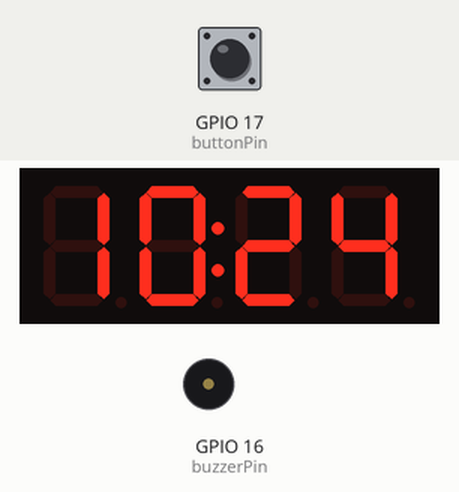
This sketch was run on a simulated ESP32. On the bench: 4-digit seven-segment display, buzzer (waves = sounding, pin HIGH). Inputs (shaded band) come from the test bench; at power-on: GPIO 17 (buttonPin) HIGH. WiFi joins after 1.5 s; servers stay silent unless stated; the local clock reads 2024-03-15 10:24:30 at power-on unless the sketch sets it; what the sketch prints to the serial monitor is not drawn.

Above: at 3.2 s.
3.3 s: GPIO 17 (buttonPin) pulled LOW for 0.15 s
At 31.2 s:
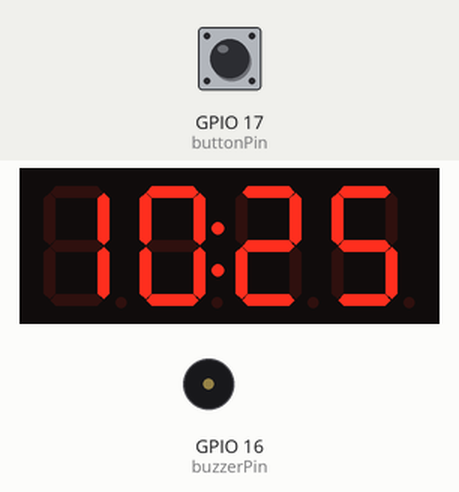
Timing chart, 0 to 31.5 s (numbered marks = the images above; inputs shaded):
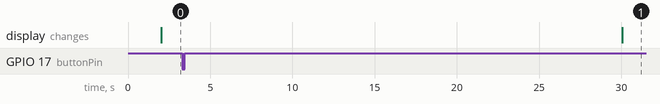

The sketch:

main.ino
```cpp
#include <Wire.h>
#include <RTClib.h>
#include <WiFi.h>
#include <WebServer.h>
#include <TM1637Display.h>

#define CLK 26  // TM1637 Clock pin (IO26)
#define DIO 25  // TM1637 Data pin (IO25)

// Wi-Fi credentials
const char* ssid = "asd";
const char* password = "123";

// Alarm hour and minute settings
int alarmHour = 7;    // Default alarm time set to 07:00
int alarmMinute = 0;
bool alarmSet = false; // Is the alarm set?

// Modules
RTC_DS3231 rtc;
TM1637Display display(CLK, DIO);
WebServer server(80);

const int buzzerPin = 16; // Buzzer pin (IO16)
const int buttonPin = 17; // Button pin to stop the alarm (IO17)

// Web page content
String webpage = "<html><head><title>Alarm Setup</title>"
                 "<style>"
                 "body { font-family: Arial, sans-serif; text-align: center; }"
                 "h1 { color: #333; }"
                 "form { margin: 20px auto; width: 300px; padding: 20px; border: 1px solid #ddd; background: #f9f9f9; }"
                 "label { display: block; font-weight: bold; margin: 10px 0 5px; }"
                 "input[type='number'] { width: 100%; padding: 8px; margin: 5px 0 10px; }"
                 "input[type='submit'] { padding: 10px 20px; font-size: 16px; color: #fff; background-color: #5cb85c; border: none; cursor: pointer; }"
                 "</style>"
                 "</head><body><h1>Set Alarm</h1>"
                 "<form action=\"/setalarm\" method=\"POST\">"
                 "<label>Alarm Hour: </label><input type=\"number\" name=\"hour\" min=\"0\" max=\"23\" required><br>"
                 "<label>Alarm Minute: </label><input type=\"number\" name=\"minute\" min=\"0\" max=\"59\" required><br>"
                 "<input type=\"submit\" value=\"Set Alarm\">"
                 "</form><p><a href=\"/\">Home</a></p>";

String alarmSetPage = "<html><body><h2>Alarm Set to: ";

String getAlarmTime() {
  return String(alarmHour) + ":" + (alarmMinute < 10 ? "0" : "") + String(alarmMinute);
}

// Connect to Wi-Fi
void connectToWiFi() {
  Serial.print("Connecting to Wi-Fi...");
  WiFi.begin(ssid, password);

  while (WiFi.status() != WL_CONNECTED) {
    delay(1000);
    Serial.print(".");
  }
  Serial.println("\nConnected to Wi-Fi!");
  Serial.print("IP Address: ");
  Serial.println(WiFi.localIP());
}

// Display the main webpage
void handleRoot() {
  server.send(200, "text/html", webpage);
}

// Alarm setup function
void handleSetAlarm() {
  if (server.hasArg("hour") && server.hasArg("minute")) {
    alarmHour = server.arg("hour").toInt();
    alarmMinute = server.arg("minute").toInt();
    alarmSet = true;
    Serial.print("Alarm set to ");
    Serial.print(alarmHour);
    Serial.print(":");
    Serial.println(alarmMinute);
    String pageContent = alarmSetPage + getAlarmTime() + "</h2><p><a href=\"/\">Back to Home</a></p></body></html>";
    server.send(200, "text/html", pageContent);
  } else {
    server.send(400, "text/html", "<html><body><h2>Invalid Input</h2><p><a href=\"/\">Back to Home</a></p></body></html>");
  }
}

// Stop the alarm function
void stopAlarm() {
  digitalWrite(buzzerPin, LOW); // Turn off the buzzer
  alarmSet = false;             // Reset the alarm
  Serial.println("Alarm stopped.");
}

void setup() {
  Serial.begin(115200);
  connectToWiFi();

  // Initialize the RTC module
  Wire.begin(18, 19); // RTC: SDA = IO18, SCL = IO19
  if (!rtc.begin()) {
    Serial.println("RTC module not found!");
    while (1);
  }

  // Buzzer and button pin setup
  pinMode(buzzerPin, OUTPUT);
  pinMode(buttonPin, INPUT_PULLUP);

  // Display setup
  display.setBrightness(0x0f); // Set brightness (0x00 - 0x0f)

  // Web server
  server.on("/", handleRoot);
  server.on("/setalarm", HTTP_POST, handleSetAlarm);
  server.begin();

  Serial.println("Web server active!");
}

void loop() {
  server.handleClient(); // Handle incoming web requests

  // Get the current time from the RTC
  DateTime now = rtc.now();
  int currentHour = now.hour();
  int currentMinute = now.minute();

  // Display the time on the 7-segment display
  int displayTime = (currentHour * 100) + currentMinute;
  display.showNumberDecEx(displayTime, 0b01000000, true);

  // Check the alarm
  static bool alarmTriggered = false; // Flag to track if alarm was triggered
  if (alarmSet && currentHour == alarmHour && currentMinute == alarmMinute) {
    if (!alarmTriggered) {
      digitalWrite(buzzerPin, HIGH); // Activate the alarm sound
      Serial.println("Alarm time!");
      alarmTriggered = true; // Set flag to avoid multiple messages
    }
  }

  // Stop the alarm if the button is pressed
  if (digitalRead(buttonPin) == LOW) {
    stopAlarm();
    alarmTriggered = false; // Reset alarmTriggered flag
  }
}
```
